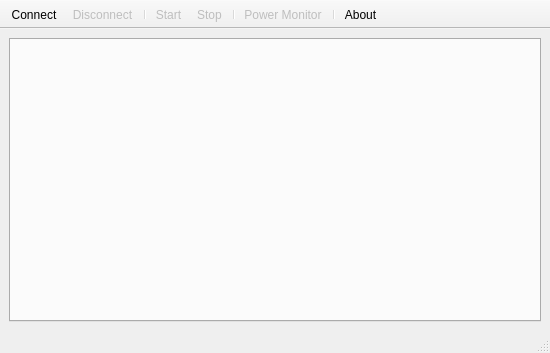
<?xml version="1.0" encoding="UTF-8"?>
<ui version="4.0">
 <class>MainWindow</class>
 <widget class="QMainWindow" name="MainWindow">
  <property name="geometry">
   <rect>
    <x>0</x>
    <y>0</y>
    <width>550</width>
    <height>353</height>
   </rect>
  </property>
  <property name="windowTitle">
   <string>ReDeX Client</string>
  </property>
  <widget class="QWidget" name="centralwidget">
   <layout class="QVBoxLayout" name="verticalLayout">
    <item>
     <widget class="QTabWidget" name="tabWidget"/>
    </item>
   </layout>
  </widget>
  <widget class="QStatusBar" name="statusbar"/>
  <widget class="QToolBar" name="toolBar">
   <property name="windowTitle">
    <string>toolBar</string>
   </property>
   <property name="movable">
    <bool>false</bool>
   </property>
   <property name="allowedAreas">
    <set>Qt::TopToolBarArea</set>
   </property>
   <property name="toolButtonStyle">
    <enum>Qt::ToolButtonTextUnderIcon</enum>
   </property>
   <property name="floatable">
    <bool>false</bool>
   </property>
   <attribute name="toolBarArea">
    <enum>TopToolBarArea</enum>
   </attribute>
   <attribute name="toolBarBreak">
    <bool>false</bool>
   </attribute>
   <addaction name="actionConnect"/>
   <addaction name="actionDisconnect"/>
   <addaction name="separator"/>
   <addaction name="actionStart"/>
   <addaction name="actionStop"/>
   <addaction name="separator"/>
   <addaction name="actionPowerMonitor"/>
   <addaction name="separator"/>
   <addaction name="actionAbout"/>
  </widget>
  <action name="actionConnect">
   <property name="icon">
    <iconset resource="TcpClient.qrc">
     <normaloff>:/res/connect.svg</normaloff>:/res/connect.svg</iconset>
   </property>
   <property name="text">
    <string>Connect</string>
   </property>
  </action>
  <action name="actionDisconnect">
   <property name="enabled">
    <bool>false</bool>
   </property>
   <property name="icon">
    <iconset resource="TcpClient.qrc">
     <normaloff>:/res/disconnect.svg</normaloff>:/res/disconnect.svg</iconset>
   </property>
   <property name="text">
    <string>Disconnect</string>
   </property>
  </action>
  <action name="actionStart">
   <property name="enabled">
    <bool>false</bool>
   </property>
   <property name="icon">
    <iconset resource="TcpClient.qrc">
     <normaloff>:/res/start.svg</normaloff>:/res/start.svg</iconset>
   </property>
   <property name="text">
    <string>Start</string>
   </property>
  </action>
  <action name="actionStop">
   <property name="enabled">
    <bool>false</bool>
   </property>
   <property name="icon">
    <iconset resource="TcpClient.qrc">
     <normaloff>:/res/stop.svg</normaloff>:/res/stop.svg</iconset>
   </property>
   <property name="text">
    <string>Stop</string>
   </property>
  </action>
  <action name="actionAbout">
   <property name="icon">
    <iconset resource="TcpClient.qrc">
     <normaloff>:/res/about.svg</normaloff>:/res/about.svg</iconset>
   </property>
   <property name="text">
    <string>About</string>
   </property>
  </action>
  <action name="actionPowerMonitor">
   <property name="checkable">
    <bool>true</bool>
   </property>
   <property name="enabled">
    <bool>false</bool>
   </property>
   <property name="icon">
    <iconset resource="TcpClient.qrc">
     <normaloff>:/res/power.svg</normaloff>:/res/power.svg</iconset>
   </property>
   <property name="text">
    <string>Power Monitor</string>
   </property>
  </action>
 </widget>
 <resources>
  <include location="TcpClient.qrc"/>
 </resources>
 <connections/>
</ui>
